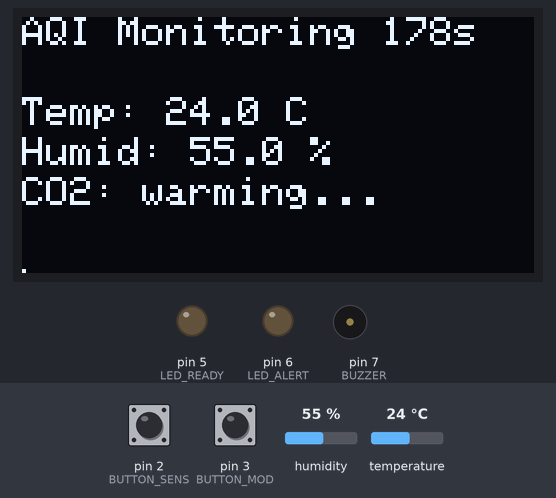
Simulated run of this sketch. Board: Arduino Uno, built with avr-gcc and run on an emulated ATmega328P. On the bench: 128×64 one-colour display, output pins drawn as LEDs (lit = HIGH), buzzer (waves = sounding, pin HIGH). The test bench sets the inputs (shaded band); at power-on: pin 2 (BUTTON_SENS) HIGH, pin 3 (BUTTON_MOD) HIGH, humidity 55 %, temperature 24 °C. What the sketch prints to the serial monitor is not drawn.

Above: at 3.5 s.
3.6 s: pin 2 (BUTTON_SENS) driven LOW
At 5.1 s:
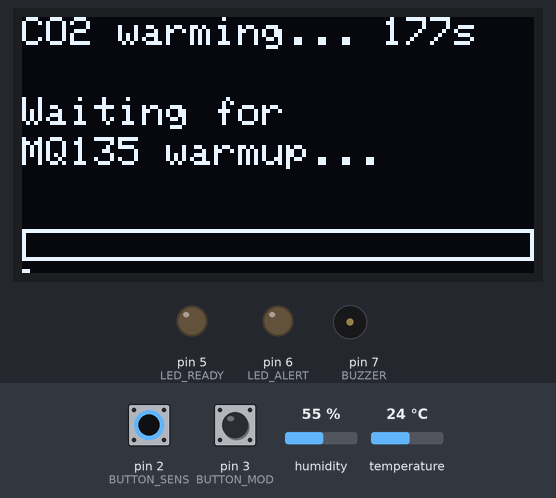
7.8 s: pin 3 (BUTTON_MOD) pulled LOW for 0.15 s
At 9.1 s:
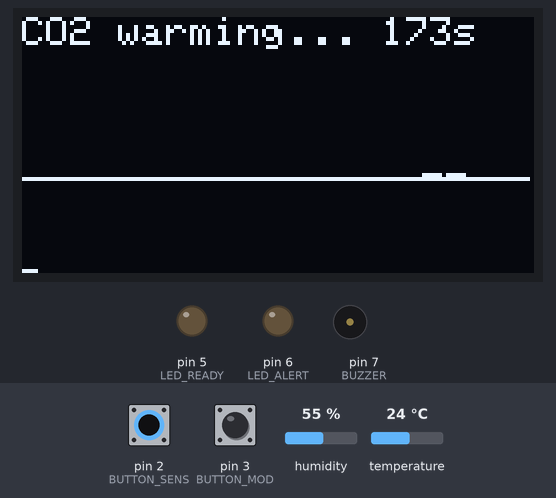
11.9 s: pin 3 (BUTTON_MOD) pulled LOW for 1 s
At 12.7 s:
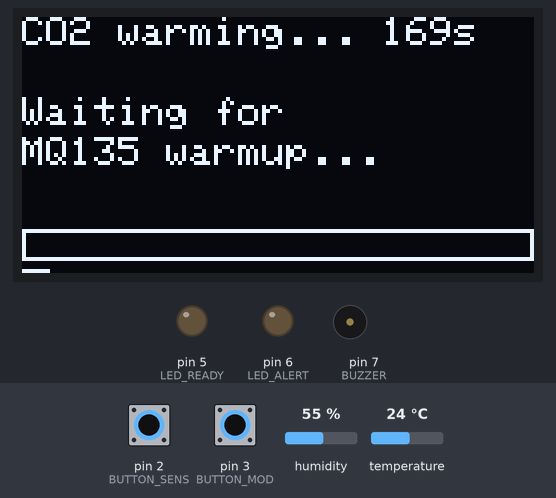
14.4 s: pin 2 (BUTTON_SENS) pulsed HIGH 2 times (0.12 s each, 0.3 s apart)
At 14.7 s:
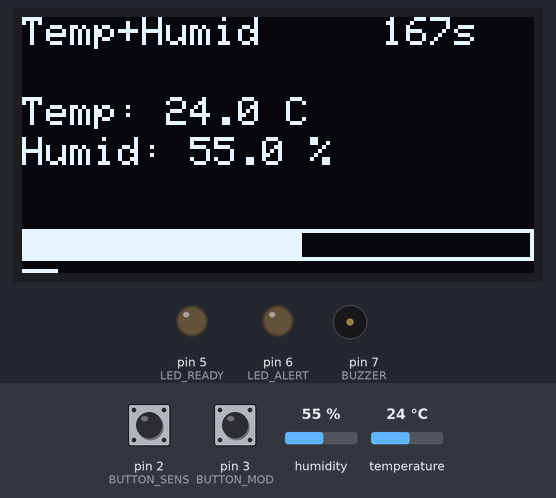
16.5 s: pin 3 (BUTTON_MOD) pulled LOW for 0.15 s
At 18.7 s:
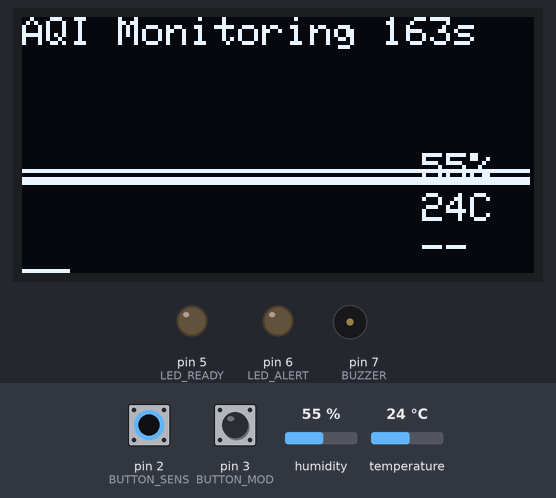
20.9 s: humidity set to 22 %
At 23.8 s:
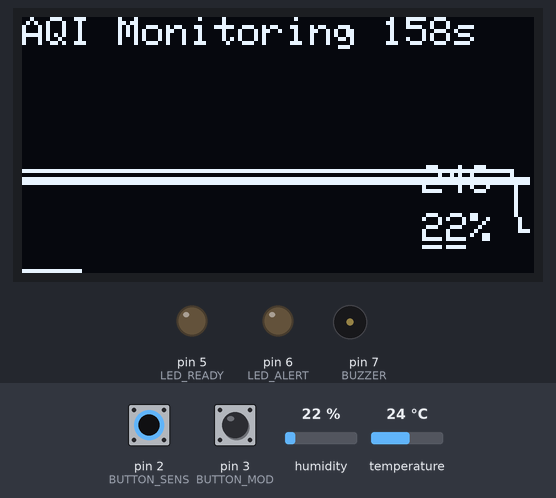
Timing chart, 0 to 24.9 s (numbered marks = the images above; inputs shaded):
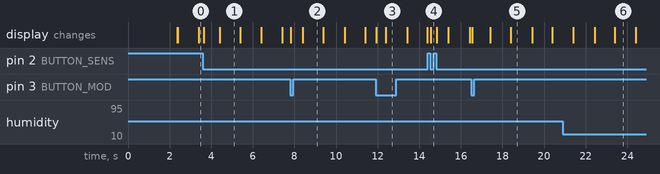

Measured:
- after the input at 3.6 s, the display: first changes at once (image 1 shows a later state)
- after the input at 7.8 s, the display: first changes at once (image 2 shows a later state)
- after the input at 11.9 s, the display: first changes at once (image 3 shows a later state)
- after the input at 14.4 s, the display: changes after 0.15 s (image 4)
- after the input at 16.5 s, the display: first changes at once (image 5 shows a later state)
- what the display in image 1 shows lasts 1.0 s, from 4.4 s to 5.4 s

The sketch:

AQI.ino
```cpp
#include <Wire.h>
#include <Adafruit_GFX.h>
#include <Adafruit_SSD1306.h>
#include <DHT.h>

#define SCREEN_WIDTH 128
#define SCREEN_HEIGHT 64
#define BUTTON_SENS 2
#define BUTTON_MOD 3
#define DHTPIN 4
#define DHTTYPE DHT11
#define GASPIN A0
#define RL 1.0
#define R0 35.0
#define WARMUP_TIME 180000U
#define LED_READY 5
#define LED_ALERT 6
#define BUZZER 7

Adafruit_SSD1306 display(SCREEN_WIDTH, SCREEN_HEIGHT, &Wire, -1);
DHT dht(DHTPIN, DHTTYPE);

bool sensorError = false;
bool buttonSensFlag = false;
bool buttonDataFlag = false;
int sensMod = 0;
int dataMod = 0;
unsigned long lastUpdate = 0;
unsigned long startTime = 0;
bool warmupDone = false;
unsigned long lastBeep = 0;
bool beepState = false;

uint8_t graph[64];
uint8_t graphTemp[64];
uint8_t graphGas[64];

float temp;
float humid;
float co2ppm;

float readCO2() {
    int gasSum = 0;
    for (int i = 0; i < 8; i++) {
        gasSum += analogRead(GASPIN);
        delay(1);
    }
    int raw = gasSum / 8;
    float voltage = raw * (5.0 / 1023.0);
    float RS = ((5.0 - voltage) / voltage) * RL;
    float ratio = RS / R0;
    return 110.47 * pow(ratio, -2.862);
}

void setup() {
    Serial.begin(9600);
    Serial.println(F("Started"));
    dht.begin();

    pinMode(BUTTON_SENS, INPUT_PULLUP);
    pinMode(BUTTON_MOD, INPUT_PULLUP);
    pinMode(LED_READY, OUTPUT);
    pinMode(LED_ALERT, OUTPUT);
    pinMode(BUZZER, OUTPUT);
    digitalWrite(BUZZER, LOW);
    digitalWrite(LED_READY, LOW);
    digitalWrite(LED_ALERT, LOW);

    if (!display.begin(SSD1306_SWITCHCAPVCC, 0x3C)) {
        Serial.println(F("OLED missing"));
        while (1);
    }
    delay(250);
    display.clearDisplay();
    display.display();

    delay(2000);
    temp = dht.readTemperature();
    humid = dht.readHumidity();
    if (isnan(temp) || isnan(humid)) {
        sensorError = true;
        temp = 0;
        humid = 0;
    }

    co2ppm = 0;

    uint8_t initHum  = (uint8_t)constrain(map((int)humid, 0, 100, 62, 18), 18, 62);
    uint8_t initTemp = (uint8_t)constrain(map((int)temp,  0, 50,  62, 18), 18, 62);

    for (int i = 0; i < 64; i++) graph[i]     = initHum;
    for (int i = 0; i < 64; i++) graphTemp[i] = initTemp;
    for (int i = 0; i < 64; i++) graphGas[i]  = 40;

    startTime = millis();
    warmupDone = false;

    updateDisplay();
}

void loop() {
    unsigned long now = millis();

    if (!warmupDone && now - startTime >= WARMUP_TIME) {
        warmupDone = true;
        co2ppm = readCO2();
        uint8_t initGas = (uint8_t)constrain(map((int)co2ppm, 0, 2000, 62, 18), 18, 62);
        for (int i = 0; i < 64; i++) graphGas[i] = initGas;
        Serial.print(F("Warmup done. CO2: "));
        Serial.println(co2ppm);
        updateDisplay();
    }

    if (now - lastUpdate >= 1000) {
        lastUpdate = now;

        float newTemp = dht.readTemperature();
        float newHumid = dht.readHumidity();

        if (!isnan(newTemp) && !isnan(newHumid)) {
            sensorError = false;
            temp = newTemp;
            humid = newHumid;
        } else {
            sensorError = true;
        }

        digitalWrite(LED_READY, warmupDone ? HIGH : LOW);
        if (warmupDone) {
            co2ppm = readCO2();
            digitalWrite(LED_ALERT, int(co2ppm) > 2000? HIGH : LOW);
        }

        for (int i = 0; i < 63; i++) graph[i]     = graph[i + 1];
        for (int i = 0; i < 63; i++) graphTemp[i] = graphTemp[i + 1];
        for (int i = 0; i < 63; i++) graphGas[i]  = graphGas[i + 1];

        graph[63]     = (uint8_t)constrain(map((int)humid,  0, 100,  62, 18), 18, 62);
        graphTemp[63] = (uint8_t)constrain(map((int)temp,   0, 50,   62, 18), 18, 62);
        graphGas[63]  = warmupDone ? (uint8_t)constrain(map((int)co2ppm, 0, 2000, 62, 18), 18, 62) : 40;

        updateDisplay();
    }

    if (warmupDone) {
        if ((int)co2ppm > 2000) {
            if (beepState && now - lastBeep >= 200) {
                digitalWrite(BUZZER, LOW);
                beepState = false;
                lastBeep = now;
            } else if (!beepState && now - lastBeep >= 400) {
                digitalWrite(BUZZER, HIGH);
                beepState = true;
                lastBeep = now;
            }
        } else {
            digitalWrite(BUZZER, LOW);
            beepState = false;
        }
    }

    bool buttonStateSens = digitalRead(BUTTON_SENS);
    bool buttonStateData = digitalRead(BUTTON_MOD);

    if (buttonStateSens == LOW && !buttonSensFlag) {
        sensMod++;
        if (sensMod > 2) sensMod = 0;
        buttonSensFlag = true;
        updateDisplay();
    }
    if (buttonStateSens == HIGH) buttonSensFlag = false;

    if (buttonStateData == LOW && !buttonDataFlag) {
        dataMod++;
        if (dataMod > 1) dataMod = 0;
        buttonDataFlag = true;
        updateDisplay();
    }
    if (buttonStateData == HIGH) buttonDataFlag = false;
}

void updateDisplay() {
    display.clearDisplay();
    display.setTextSize(1);
    display.setTextColor(WHITE);

    if (!warmupDone) {
        int remaining = constrain((int)((WARMUP_TIME - (millis() - startTime)) / 1000), 0, 180);
        display.setCursor(90, 0);
        display.print(remaining);
        display.print(F("s"));
        int barWidth = map(remaining, 180, 0, 0, SCREEN_WIDTH);
        display.fillRect(0, 63, barWidth, 1, WHITE);
    }

    if (sensorError) {
        display.setCursor(0, 0);
        display.println(F("DHT11 Sensor Error :("));
        display.display();
        return;
    }

    if (sensMod == 0) {
        display.setCursor(0, 0);
        display.println(F("AQI Monitoring"));
        if (dataMod == 0) {
            display.setCursor(0, 20);
            display.print(F("Temp: "));
            display.print(temp, 1);
            display.println(F(" C"));
            display.setCursor(0, 30);
            display.print(F("Humid: "));
            display.print(humid, 1);
            display.println(F(" %"));
            display.setCursor(0, 40);
            display.print(F("CO2: "));
            if (warmupDone) {
                display.print((int)co2ppm);
                display.println(F(" PPM"));
            } else {
                display.println(F("warming..."));
            }
        } else {
            for (int x = 1; x < 64; x++) {
                display.drawLine((x-1)*2, graph[x-1],     x*2, graph[x],     WHITE);
                display.drawLine((x-1)*2, graphTemp[x-1], x*2, graphTemp[x], WHITE);
                display.drawLine((x-1)*2, graphGas[x-1],  x*2, graphGas[x],  WHITE);
            }
            int humY  = constrain((int)graph[63]     - 4, 18, 54);
            int tempY = constrain((int)graphTemp[63] - 4, 18, 54);
            int gasY  = constrain((int)graphGas[63]  - 4, 18, 54);

            if (abs(tempY - humY)  < 10) tempY = humY  + 10;
            if (abs(gasY  - tempY) < 10) gasY  = tempY + 10;
            if (abs(gasY  - humY)  < 10) gasY  = humY  + 10;

            tempY = constrain(tempY, 18, 54);
            gasY  = constrain(gasY,  18, 54);

            display.setCursor(100, humY);
            display.print((int)humid);
            display.print(F("%"));

            display.setCursor(100, tempY);
            display.print((int)temp);
            display.print(F("C"));

            display.setCursor(100, gasY);
            if (warmupDone) display.print((int)co2ppm);
            else display.print(F("--"));
        }
    }

    else if (sensMod == 1) {
        display.setCursor(0, 0);
        display.print(F("CO2 "));
        if (warmupDone) {
            display.print((int)co2ppm);
            display.println(F("PPM"));
        } else {
            display.println(F("warming..."));
        }
        if (dataMod == 0) {
            display.setCursor(0, 20);
            display.drawRect(0, 53, SCREEN_WIDTH, 8, WHITE);
            if (warmupDone) {
                display.print(F("CO2: "));
                display.print((int)co2ppm);
                display.println(F(" PPM"));
                display.setCursor(0, 30);
                if (co2ppm < 500)       display.println(F("Air: Good"));
                else if (co2ppm < 1000) display.println(F("Air: Moderate"));
                else if (co2ppm < 2000) display.println(F("Air: Poor"));
                else                    display.println(F("Air: Bad"));
                int barWidth = constrain(map((int)co2ppm, 0, 2000, 0, SCREEN_WIDTH), 0, SCREEN_WIDTH);
                display.fillRect(0, 53, barWidth, 8, WHITE);
            } else {
                display.println(F("Waiting for"));
                display.setCursor(0, 30);
                display.println(F("MQ135 warmup..."));
            }
        } else {
            for (int x = 1; x < 64; x++) {
                display.drawLine((x-1)*2, graphGas[x-1], x*2, graphGas[x], WHITE);
            }
            int gasY = constrain((int)graphGas[63] - 4, 18, 54);
            display.setCursor(100, gasY);
            if (warmupDone) display.print((int)co2ppm);
            else display.print(F("--"));
        }
    }

    else if (sensMod == 2) {
        display.setCursor(0, 0);
        display.println(F("Temp+Humid"));
        if (dataMod == 0) {
            display.setCursor(0, 20);
            display.print(F("Temp: "));
            display.print(temp, 1);
            display.println(F(" C"));
            display.setCursor(0, 30);
            display.print(F("Humid: "));
            display.print(humid, 1);
            display.println(F(" %"));
            int barWidth = map(humid, 0, 100, 0, SCREEN_WIDTH);
            display.drawRect(0, 53, SCREEN_WIDTH, 8, WHITE);
            display.fillRect(0, 53, barWidth, 8, WHITE);
        } else {
            for (int x = 1; x < 64; x++) {
                display.drawLine((x-1)*2, graph[x-1],     x*2, graph[x],     WHITE);
                display.drawLine((x-1)*2, graphTemp[x-1], x*2, graphTemp[x], WHITE);
            }
            int humY  = constrain((int)graph[63]     - 4, 18, 54);
            int tempY = constrain((int)graphTemp[63] - 4, 18, 54);
            if (abs(tempY - humY) < 10) tempY = humY + 10;
            tempY = constrain(tempY, 18, 54);

            display.setCursor(100, humY);
            display.print((int)humid);
            display.println(F("%H"));

            display.setCursor(100, tempY);
            display.print((int)temp);
            display.println(F("CT"));
        }
    }

    display.display();
}
```
